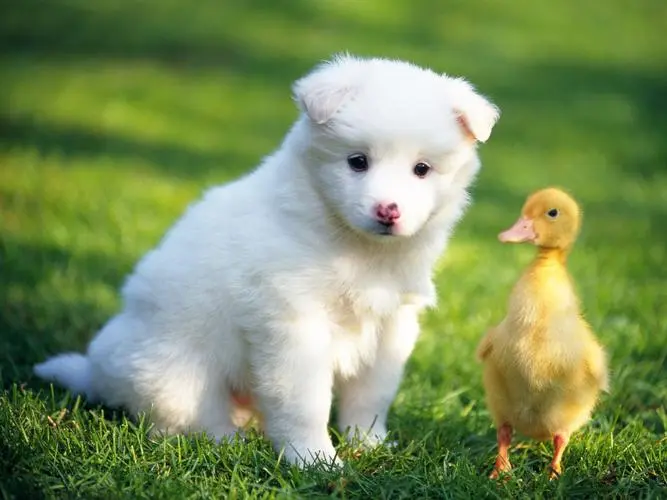
#> input picture 103-魏星/week2/dog1.webp, 667 x 500 px
$ python rgb2gray.py
#> lines starting #> are read from the running program, lines starting #| are printed output that depends on the picture; after the words box and inside, x2 and y2 are one past the last pixel; in counts of white or black regions, pixels touching at a corner belong together
import cv2
import matplotlib.pyplot as plt
import numpy as np

# 自定义灰度化函数
def img2gray(filePath, gray_type):
    img = cv2.imread(filePath)
    h,w,c = img.shape
    img_gray1 = np.zeros([h,w],dtype=img.dtype)
    for i in range(h):
        for j in range(w):
            c = img[i, j]
            if gray_type == "float":
                # 浮点算法 r*0.2 + g*0.36 + b*0.44
                img_gray1[i,j] = int(c[0]*0.2 + c[1]*0.36 + c[2]*0.44) #计算后向下取整
            elif gray_type == "avg":
                img_gray1[i, j] = (c[0] + c[1] + c[2])//3
            elif gray_type == "R":
                img_gray1[i, j] = c[2]
            elif gray_type == "G":
                img_gray1[i, j] = c[1]
            elif gray_type == "B":
                img_gray1[i, j] = c[0]
            elif gray_type == "max":
                img_gray1[i, j] = np.max(c)
            else:
                img_gray1[i, j] = int(c[0] * 0.3 + c[1] * 0.4 + c[2] * 0.3)
    return img_gray1

img = cv2.imread('dog1.webp')
#> img is the input picture: shape (500, 667, 3); mean B, G, R 93.6, 143.3, 122.7
# print(img.shape)
img2 = cv2.cvtColor(img,cv2.COLOR_BGR2RGB)
# print(img2.shape)

#自定义灰度化
img_gray_avg = img2gray('dog1.webp','avg')
#> after the loop in img2gray, `for i in range(h):`:
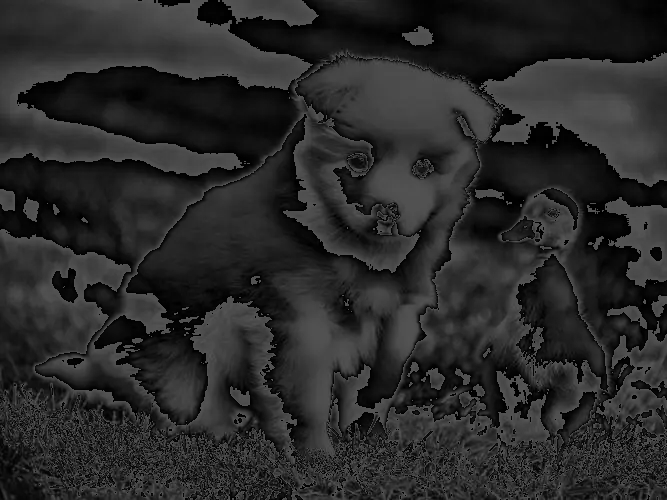
#> img_gray1: shape (500, 667); min 0, max 85, mean 41.6
img_gray_max = img2gray('dog1.webp','max')
#> call 2 of img2gray, with filePath = 'dog1.webp', gray_type = 'max'
#> after the loop in img2gray (call 2), `for i in range(h):`:
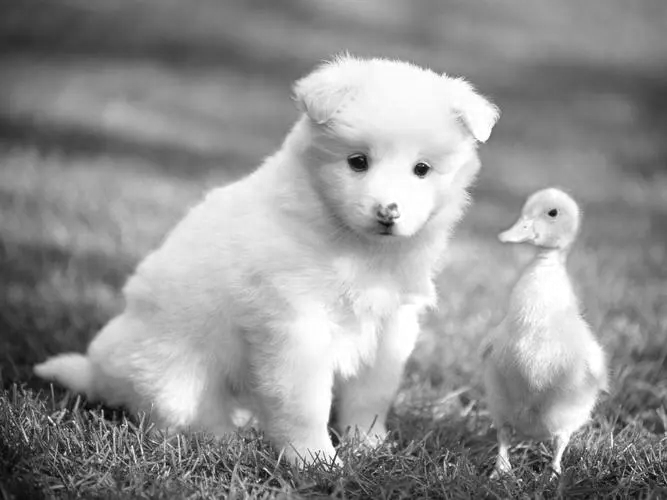
#> img_gray1: shape (500, 667); min 0, max 255, mean 147.4
img_gray_r = img2gray('dog1.webp','r')
#> call 3 of img2gray, with filePath = 'dog1.webp', gray_type = 'r'
#> after the loop in img2gray (call 3), `for i in range(h):`:
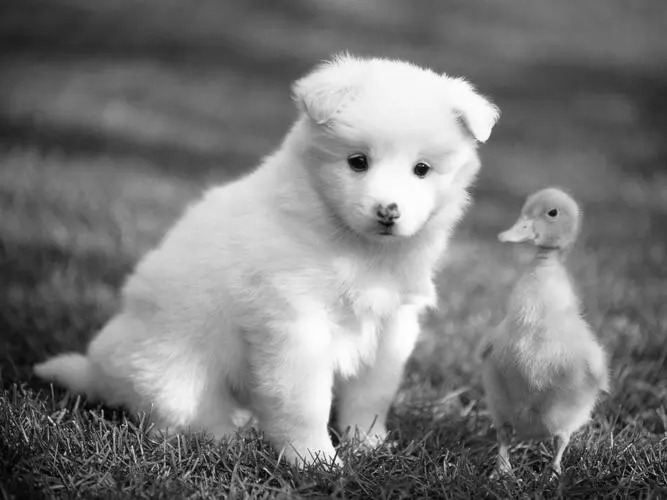
#> img_gray1: shape (500, 667); min 0, max 255, mean 121.8
img_gray_g = img2gray('dog1.webp','g')
img_gray_b = img2gray('dog1.webp','b')
img_gray_float = img2gray('dog1.webp','float')

#接口 灰度化实现
img_gray2 = cv2.cvtColor(img,cv2.COLOR_BGR2GRAY)
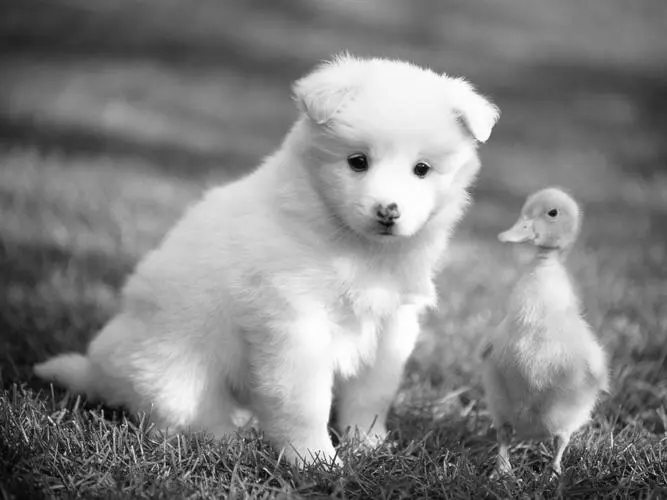
#> img_gray2: shape (500, 667); min 0, max 255, mean 131.5
# print(img_gray2)

#二值化
img_binary = cv2.cvtColor(img,cv2.COLOR_BGR2GRAY)
min = np.min(img_binary)
#> min = 0
max = np.max(img_binary)
#> max = 255
h,w = img_binary.shape
#> h = 500; w = 667
for i in range(h):
    for j in range(w):
        if img_binary[i,j] > 128:
            img_binary[i,j] = max
        else:
            img_binary[i,j] = min
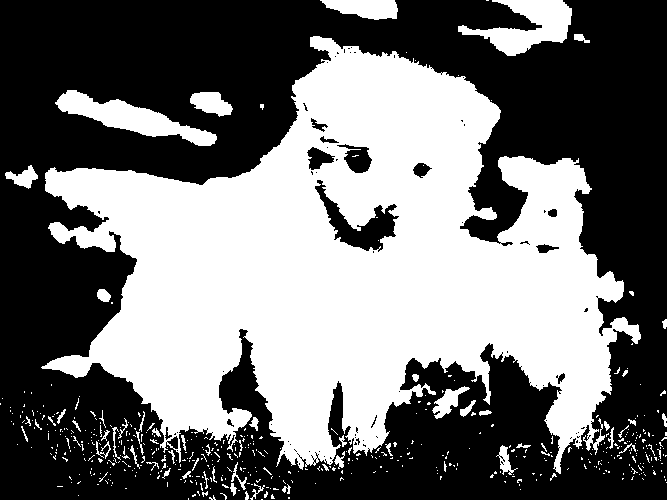
#> img_binary: shape (500, 667); 44.7% white; 521 white regions (465 under 20 px), largest, box (x1, y1, x2, y2) and area: (41, 36, 641, 474) 135907, (55, 90, 217, 146) 3233, (458, 0, 572, 56) 3066


#作图
imgs = [img,img2,img_gray_avg,img_gray_max,img_gray_r,img_gray_g,img_gray_b,img_gray_float,img_gray2,img_binary]
titles = ["opencv read","after bgr2rgb","avg gray","max gray","r gray","g gray","b gray","float gray","opencv rgb2gray","after binary"]
w = len(imgs)//2
#> w = 5
plt.figure(figsize=(2,w))
c = 0
for i in range(len(imgs)):
    c = c + 1
    plt.subplot(2,w,c)
    plt.imshow(imgs[i])
    plt.title(titles[i])
#> this loop made 10 passes
#> after the loop, c = 10
plt.show()
#> figure, not shown here; B, G, R data is drawn as R, G, B
